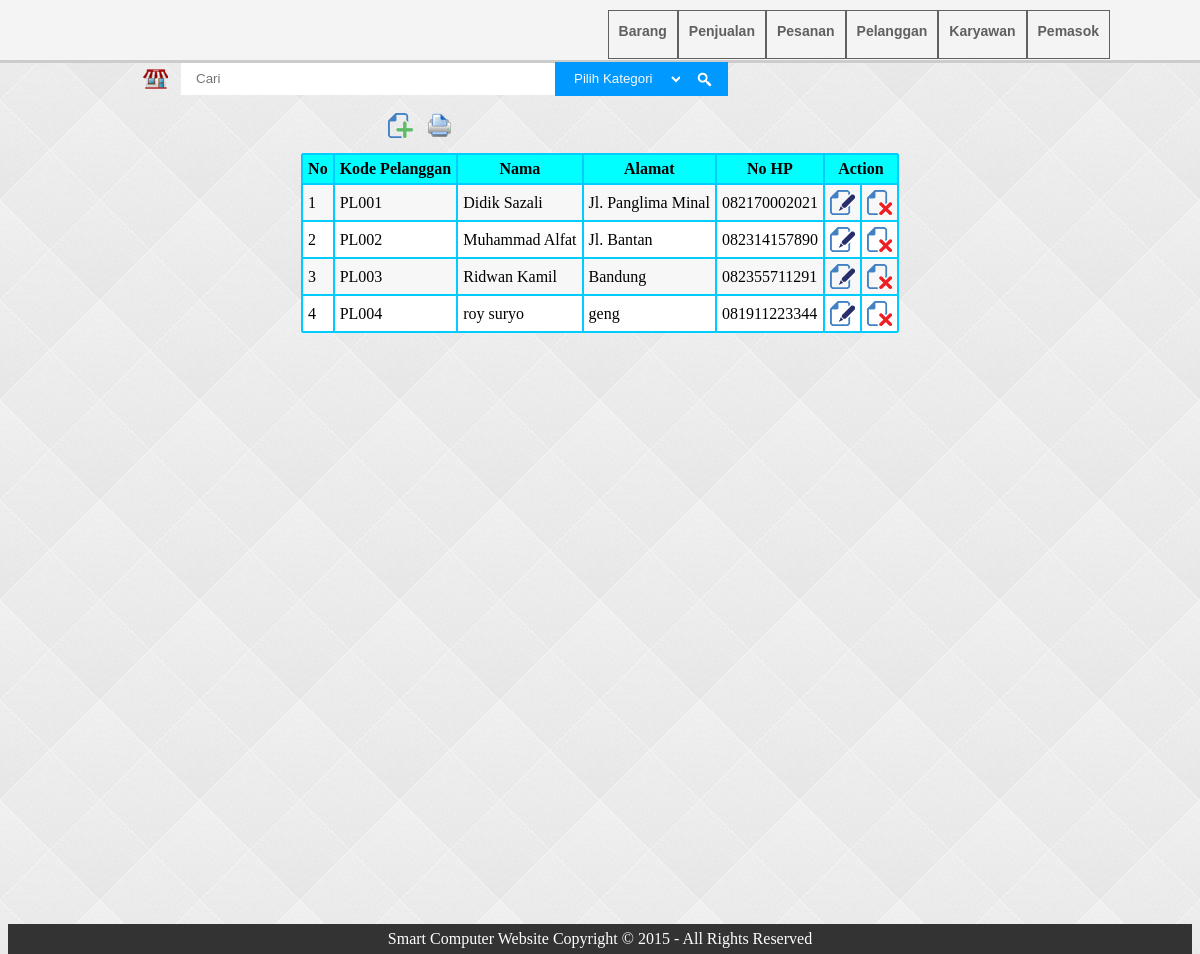
Page /admin/pelanggan.php on the committed database.
### tables this page shows
CREATE TABLE IF NOT EXISTS `tabel_pelanggan` (
  `kode_pelanggan` char(5) NOT NULL,
  `nama_pelanggan` varchar(25) NOT NULL,
  `alamat` varchar(50) NOT NULL,
  `no_hp` varchar(20) NOT NULL
);

### admin/pelanggan.php (the view, shortened to what this page needs)
<!DOCTYPE html PUBLIC "-//W3C//DTD XHTML 1.0 Transitional//EN" "http://www.w3.org/TR/xhtml1/DTD/xhtml1-transitional.dtd">
<html xmlns="http://www.w3.org/1999/xhtml">
<head>
<link rel="stylesheet" type="text/css" href="style.css"/>
</head>
<body>
<?php include("connection.php");
include("header.php");?>
<div id="container">
<div class="pelanggan">
<li><a href="add-pelanggan.jsp"><input type="image" src="icon/add.png" /></a></li>
<li><a href="print-pelanggan.jsp" target="_blank"><input type="image" src="icon/print.png" /></a></li>
</div>
<div id="content">
<?php
$no=1;
$hasil = mysql_query("SELECT * FROM tabel_pelanggan",$koneksi);?>
<table border=1 align=center  bordercolor=#00CCFF cellpadding=5 cellspacing=0>
<tr class="judul">
<td><b>No</b></td>
<td><b>Kode Pelanggan</b></td>
<td><b>Nama</b></td>
<td><b>Alamat</b></td>
<td><b>No HP</b></td>
<td colspan=2><b>Action</b></td>
</tr>
<?php while ($baris = mysql_fetch_row($hasil))
{?>
<tr class="data">
<td><?php echo $no; ?></td>
<td><?php echo $baris[0]; ?></td>
<td><?php echo $baris[1]; ?></td>
<td><?php echo $baris[2]; ?></td>
<td><?php echo $baris[3]; ?></td>
<td><a href='edit-pelanggan.php?kode_pelanggan=<?php echo $baris[0];?>'><input type='image' src='icon/edit.png'/></a></td>
<td><a onclick="return confirm('Anda yakin ingin menghapus data tersebut?')" href='delete-pelanggan.php?kode_pelanggan=<?php echo $baris[0];?>'><input type='image' src='icon/delete.png'/></a></td></tr>
<?php $no++;
}?>
</table>
</div>
</div>
<?php
include('footer.php');
?>
</body>
</html>

### admin/style.css (style rules this page uses)
body { background-color:#FCFCFC; background : url(icon/bg.png); }
table { border-radius:2px; }
tr { border-radius:20px }
#container { padding-top:100px; position:relative; min-height:100%; }
#content { padding:10px; }
html,body { height:100%; }
.pelanggan { margin-left:375px; }
.pelanggan li { display:inline-block; padding:5px; }
.judul { text-align:center; background-color:#00FFFF; }
.data:nth-child(odd) td { background-color:#fff; }
.data:nth-child(even) td { background-color:#f7f7f7; }

### rows in the picture
tabel_pelanggan: kode_pelanggan "PL001", nama_pelanggan "Didik Sazali", alamat "Jl. Panglima Minal", no_hp "082170002021"
tabel_pelanggan: kode_pelanggan "PL002", nama_pelanggan "Muhammad Alfat", alamat "Jl. Bantan", no_hp "082314157890"
tabel_pelanggan: kode_pelanggan "PL003", nama_pelanggan "Ridwan Kamil", alamat "Bandung", no_hp "082355711291"
tabel_pelanggan: kode_pelanggan "PL004", nama_pelanggan "roy suryo", alamat "geng", no_hp "081911223344"
